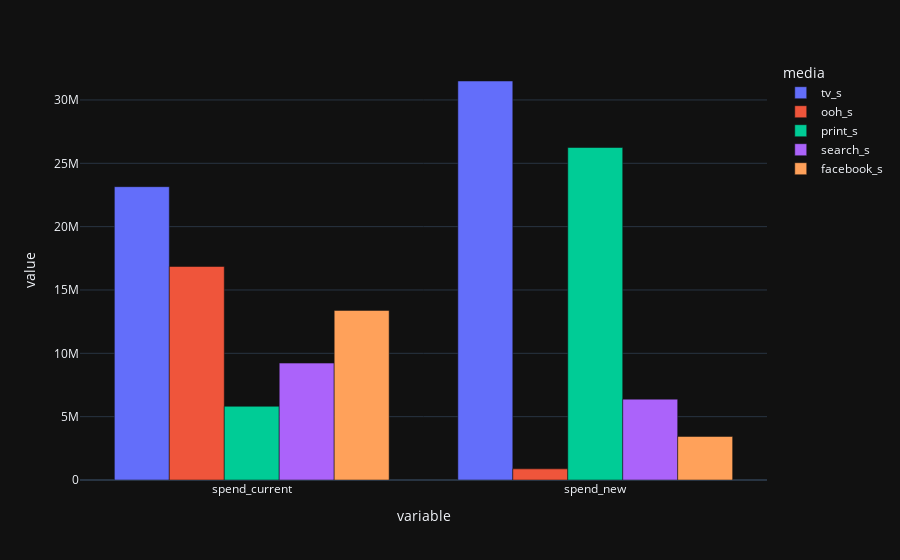

The notebook cell saved with this chart:
### Code cell
# Visualize New Spend
budget_optimized['media_spend_rebal'] \
    .melt(
        id_vars='media'
    ) \
    .pipe(
        px.bar,
        x = 'variable', 
        y = 'value',
        color = 'media', 
        barmode = 'group',
        template = 'plotly_dark'
    )

### Figure 1 — Plotly figure (JSON) as saved in the notebook; plotly's stock layout.template omitted (floating-point values rounded to 4 significant figures)
{"data": [{"alignmentgroup": "True", "hovertemplate": "media=tv_s<br>variable=%{x}<br>value=%{y}<extra></extra>", "legendgroup": "tv_s", "marker": {"color": "#636efa", "pattern": {"shape": ""}}, "name": "tv_s", "offsetgroup": "tv_s", "orientation": "v", "showlegend": true, "textposition": "auto", "type": "bar", "x": ["spend_current", "spend_new"], "xaxis": "x", "y": [23160000.0, 31500000.0], "yaxis": "y"}, {"alignmentgroup": "True", "hovertemplate": "media=ooh_s<br>variable=%{x}<br>value=%{y}<extra></extra>", "legendgroup": "ooh_s", "marker": {"color": "#EF553B", "pattern": {"shape": ""}}, "name": "ooh_s", "offsetgroup": "ooh_s", "orientation": "v", "showlegend": true, "textposition": "auto", "type": "bar", "x": ["spend_current", "spend_new"], "xaxis": "x", "y": [16854997, 879500.0], "yaxis": "y"}, {"alignmentgroup": "True", "hovertemplate": "media=print_s<br>variable=%{x}<br>value=%{y}<extra></extra>", "legendgroup": "print_s", "marker": {"color": "#00cc96", "pattern": {"shape": ""}}, "name": "print_s", "offsetgroup": "print_s", "orientation": "v", "showlegend": true, "textposition": "auto", "type": "bar", "x": ["spend_current", "spend_new"], "xaxis": "x", "y": [5817000.0, 26250000.0], "yaxis": "y"}, {"alignmentgroup": "True", "hovertemplate": "media=search_s<br>variable=%{x}<br>value=%{y}<extra></extra>", "legendgroup": "search_s", "marker": {"color": "#ab63fa", "pattern": {"shape": ""}}, "name": "search_s", "offsetgroup": "search_s", "orientation": "v", "showlegend": true, "textposition": "auto", "type": "bar", "x": ["spend_current", "spend_new"], "xaxis": "x", "y": [9228200, 6383000.0], "yaxis": "y"}, {"alignmentgroup": "True", "hovertemplate": "media=facebook_s<br>variable=%{x}<br>value=%{y}<extra></extra>", "legendgroup": "facebook_s", "marker": {"color": "#FFA15A", "pattern": {"shape": ""}}, "name": "facebook_s", "offsetgroup": "facebook_s", "orientation": "v", "showlegend": true, "textposition": "auto", "type": "bar", "x": ["spend_current", "spend_new"], "xaxis": "x", "y": [13390000.0, 3438000.0], "yaxis": "y"}], "layout": {"barmode": "group", "legend": {"title": {"text": "media"}, "tracegroupgap": 0}, "margin": {"t": 60}, "xaxis": {"anchor": "y", "domain": [0, 1], "title": {"text": "variable"}}, "yaxis": {"anchor": "x", "domain": [0, 1], "title": {"text": "value"}}}}
